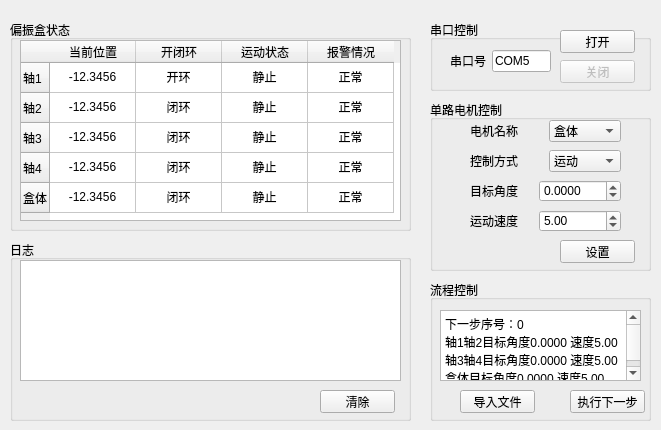
<?xml version="1.0" encoding="UTF-8"?>
<ui version="4.0">
 <class>Form</class>
 <widget class="QWidget" name="Form">
  <property name="geometry">
   <rect>
    <x>0</x>
    <y>0</y>
    <width>661</width>
    <height>430</height>
   </rect>
  </property>
  <property name="windowTitle">
   <string>转台控制程序</string>
  </property>
  <widget class="QGroupBox" name="groupBox">
   <property name="geometry">
    <rect>
     <x>430</x>
     <y>20</y>
     <width>221</width>
     <height>71</height>
    </rect>
   </property>
   <property name="title">
    <string>串口控制</string>
   </property>
   <widget class="QPushButton" name="pushButton_closeport">
    <property name="enabled">
     <bool>false</bool>
    </property>
    <property name="geometry">
     <rect>
      <x>130</x>
      <y>40</y>
      <width>75</width>
      <height>23</height>
     </rect>
    </property>
    <property name="text">
     <string>关闭</string>
    </property>
   </widget>
   <widget class="QPushButton" name="pushButton_openport">
    <property name="geometry">
     <rect>
      <x>130</x>
      <y>10</y>
      <width>75</width>
      <height>23</height>
     </rect>
    </property>
    <property name="text">
     <string>打开</string>
    </property>
   </widget>
   <widget class="QWidget" name="layoutWidget">
    <property name="geometry">
     <rect>
      <x>20</x>
      <y>30</y>
      <width>101</width>
      <height>22</height>
     </rect>
    </property>
    <layout class="QHBoxLayout" name="horizontalLayout_5">
     <item>
      <widget class="QLabel" name="label_5">
       <property name="text">
        <string>串口号</string>
       </property>
      </widget>
     </item>
     <item>
      <widget class="QLineEdit" name="lineEdit_portnum">
       <property name="enabled">
        <bool>true</bool>
       </property>
       <property name="text">
        <string>COM5</string>
       </property>
       <property name="maxLength">
        <number>5</number>
       </property>
      </widget>
     </item>
    </layout>
   </widget>
  </widget>
  <widget class="QGroupBox" name="groupBox_2">
   <property name="geometry">
    <rect>
     <x>10</x>
     <y>20</y>
     <width>401</width>
     <height>211</height>
    </rect>
   </property>
   <property name="title">
    <string>偏振盒状态</string>
   </property>
   <widget class="QTableWidget" name="tableWidget_stat">
    <property name="geometry">
     <rect>
      <x>10</x>
      <y>20</y>
      <width>381</width>
      <height>181</height>
     </rect>
    </property>
    <property name="frameShadow">
     <enum>QFrame::Sunken</enum>
    </property>
    <property name="midLineWidth">
     <number>1</number>
    </property>
    <attribute name="horizontalHeaderDefaultSectionSize">
     <number>86</number>
    </attribute>
    <row>
     <property name="text">
      <string>轴1</string>
     </property>
    </row>
    <row>
     <property name="text">
      <string>轴2</string>
     </property>
    </row>
    <row>
     <property name="text">
      <string>轴3</string>
     </property>
    </row>
    <row>
     <property name="text">
      <string>轴4</string>
     </property>
    </row>
    <row>
     <property name="text">
      <string>盒体</string>
     </property>
    </row>
    <column>
     <property name="text">
      <string>当前位置</string>
     </property>
    </column>
    <column>
     <property name="text">
      <string>开闭环</string>
     </property>
    </column>
    <column>
     <property name="text">
      <string>运动状态</string>
     </property>
    </column>
    <column>
     <property name="text">
      <string>报警情况</string>
     </property>
    </column>
    <item row="0" column="0">
     <property name="text">
      <string>-12.3456</string>
     </property>
     <property name="textAlignment">
      <set>AlignCenter</set>
     </property>
    </item>
    <item row="0" column="1">
     <property name="text">
      <string>开环</string>
     </property>
     <property name="textAlignment">
      <set>AlignCenter</set>
     </property>
    </item>
    <item row="0" column="2">
     <property name="text">
      <string>静止</string>
     </property>
     <property name="textAlignment">
      <set>AlignCenter</set>
     </property>
    </item>
    <item row="0" column="3">
     <property name="text">
      <string>正常</string>
     </property>
     <property name="textAlignment">
      <set>AlignCenter</set>
     </property>
    </item>
    <item row="1" column="0">
     <property name="text">
      <string>-12.3456</string>
     </property>
     <property name="textAlignment">
      <set>AlignCenter</set>
     </property>
    </item>
    <item row="1" column="1">
     <property name="text">
      <string>闭环</string>
     </property>
     <property name="textAlignment">
      <set>AlignCenter</set>
     </property>
    </item>
    <item row="1" column="2">
     <property name="text">
      <string>静止</string>
     </property>
     <property name="textAlignment">
      <set>AlignCenter</set>
     </property>
    </item>
    <item row="1" column="3">
     <property name="text">
      <string>正常</string>
     </property>
     <property name="textAlignment">
      <set>AlignCenter</set>
     </property>
    </item>
    <item row="2" column="0">
     <property name="text">
      <string>-12.3456</string>
     </property>
     <property name="textAlignment">
      <set>AlignCenter</set>
     </property>
    </item>
    <item row="2" column="1">
     <property name="text">
      <string>闭环</string>
     </property>
     <property name="textAlignment">
      <set>AlignCenter</set>
     </property>
    </item>
    <item row="2" column="2">
     <property name="text">
      <string>静止</string>
     </property>
     <property name="textAlignment">
      <set>AlignCenter</set>
     </property>
    </item>
    <item row="2" column="3">
     <property name="text">
      <string>正常</string>
     </property>
     <property name="textAlignment">
      <set>AlignCenter</set>
     </property>
    </item>
    <item row="3" column="0">
     <property name="text">
      <string>-12.3456</string>
     </property>
     <property name="textAlignment">
      <set>AlignCenter</set>
     </property>
    </item>
    <item row="3" column="1">
     <property name="text">
      <string>闭环</string>
     </property>
     <property name="textAlignment">
      <set>AlignCenter</set>
     </property>
    </item>
    <item row="3" column="2">
     <property name="text">
      <string>静止</string>
     </property>
     <property name="textAlignment">
      <set>AlignCenter</set>
     </property>
    </item>
    <item row="3" column="3">
     <property name="text">
      <string>正常</string>
     </property>
     <property name="textAlignment">
      <set>AlignCenter</set>
     </property>
    </item>
    <item row="4" column="0">
     <property name="text">
      <string>-12.3456</string>
     </property>
     <property name="textAlignment">
      <set>AlignCenter</set>
     </property>
    </item>
    <item row="4" column="1">
     <property name="text">
      <string>闭环</string>
     </property>
     <property name="textAlignment">
      <set>AlignCenter</set>
     </property>
    </item>
    <item row="4" column="2">
     <property name="text">
      <string>静止</string>
     </property>
     <property name="textAlignment">
      <set>AlignCenter</set>
     </property>
    </item>
    <item row="4" column="3">
     <property name="text">
      <string>正常</string>
     </property>
     <property name="textAlignment">
      <set>AlignCenter</set>
     </property>
    </item>
   </widget>
  </widget>
  <widget class="QGroupBox" name="groupBox_3">
   <property name="geometry">
    <rect>
     <x>430</x>
     <y>100</y>
     <width>221</width>
     <height>171</height>
    </rect>
   </property>
   <property name="title">
    <string>单路电机控制</string>
   </property>
   <widget class="QPushButton" name="pushButton_single_motor_run">
    <property name="geometry">
     <rect>
      <x>130</x>
      <y>140</y>
      <width>75</width>
      <height>23</height>
     </rect>
    </property>
    <property name="text">
     <string>设置</string>
    </property>
   </widget>
   <widget class="QWidget" name="layoutWidget">
    <property name="geometry">
     <rect>
      <x>40</x>
      <y>20</y>
      <width>151</width>
      <height>22</height>
     </rect>
    </property>
    <layout class="QHBoxLayout" name="horizontalLayout">
     <item>
      <widget class="QLabel" name="label">
       <property name="text">
        <string>电机名称</string>
       </property>
      </widget>
     </item>
     <item>
      <widget class="QComboBox" name="comboBox_single_motor_name">
       <item>
        <property name="text">
         <string>盒体</string>
        </property>
       </item>
       <item>
        <property name="text">
         <string>轴1轴2</string>
        </property>
       </item>
       <item>
        <property name="text">
         <string>轴3轴4</string>
        </property>
       </item>
      </widget>
     </item>
    </layout>
   </widget>
   <widget class="QWidget" name="layoutWidget">
    <property name="geometry">
     <rect>
      <x>40</x>
      <y>50</y>
      <width>151</width>
      <height>22</height>
     </rect>
    </property>
    <layout class="QHBoxLayout" name="horizontalLayout_2">
     <item>
      <widget class="QLabel" name="label_2">
       <property name="text">
        <string>控制方式</string>
       </property>
      </widget>
     </item>
     <item>
      <widget class="QComboBox" name="comboBox_single_motor_ctrl">
       <property name="currentIndex">
        <number>3</number>
       </property>
       <item>
        <property name="text">
         <string>闭环</string>
        </property>
       </item>
       <item>
        <property name="text">
         <string>开环</string>
        </property>
       </item>
       <item>
        <property name="text">
         <string>停车</string>
        </property>
       </item>
       <item>
        <property name="text">
         <string>运动</string>
        </property>
       </item>
      </widget>
     </item>
    </layout>
   </widget>
   <widget class="QWidget" name="layoutWidget">
    <property name="geometry">
     <rect>
      <x>40</x>
      <y>80</y>
      <width>151</width>
      <height>22</height>
     </rect>
    </property>
    <layout class="QHBoxLayout" name="horizontalLayout_3">
     <item>
      <widget class="QLabel" name="label_3">
       <property name="text">
        <string>目标角度</string>
       </property>
      </widget>
     </item>
     <item>
      <widget class="QDoubleSpinBox" name="doubleSpinBox_single_motor_angel">
       <property name="minimumSize">
        <size>
         <width>82</width>
         <height>0</height>
        </size>
       </property>
       <property name="decimals">
        <number>4</number>
       </property>
       <property name="minimum">
        <double>-200.000000000000000</double>
       </property>
       <property name="maximum">
        <double>200.000000000000000</double>
       </property>
       <property name="singleStep">
        <double>1.000000000000000</double>
       </property>
       <property name="value">
        <double>0.000000000000000</double>
       </property>
      </widget>
     </item>
    </layout>
   </widget>
   <widget class="QWidget" name="layoutWidget">
    <property name="geometry">
     <rect>
      <x>40</x>
      <y>110</y>
      <width>151</width>
      <height>22</height>
     </rect>
    </property>
    <layout class="QHBoxLayout" name="horizontalLayout_4">
     <item>
      <widget class="QLabel" name="label_4">
       <property name="text">
        <string>运动速度</string>
       </property>
      </widget>
     </item>
     <item>
      <widget class="QDoubleSpinBox" name="doubleSpinBox_single_motor_speed">
       <property name="minimumSize">
        <size>
         <width>82</width>
         <height>0</height>
        </size>
       </property>
       <property name="alignment">
        <set>Qt::AlignLeading|Qt::AlignLeft|Qt::AlignVCenter</set>
       </property>
       <property name="decimals">
        <number>2</number>
       </property>
       <property name="minimum">
        <double>0.000000000000000</double>
       </property>
       <property name="maximum">
        <double>6.000000000000000</double>
       </property>
       <property name="singleStep">
        <double>1.000000000000000</double>
       </property>
       <property name="value">
        <double>5.000000000000000</double>
       </property>
      </widget>
     </item>
    </layout>
   </widget>
  </widget>
  <widget class="QGroupBox" name="groupBox_4">
   <property name="geometry">
    <rect>
     <x>430</x>
     <y>280</y>
     <width>221</width>
     <height>141</height>
    </rect>
   </property>
   <property name="title">
    <string>流程控制</string>
   </property>
   <widget class="QTextEdit" name="textEdit">
    <property name="geometry">
     <rect>
      <x>10</x>
      <y>30</y>
      <width>201</width>
      <height>71</height>
     </rect>
    </property>
    <property name="html">
     <string>&lt;!DOCTYPE HTML PUBLIC &quot;-//W3C//DTD HTML 4.0//EN&quot; &quot;http://www.w3.org/TR/REC-html40/strict.dtd&quot;&gt;
&lt;html&gt;&lt;head&gt;&lt;meta name=&quot;qrichtext&quot; content=&quot;1&quot; /&gt;&lt;style type=&quot;text/css&quot;&gt;
p, li { white-space: pre-wrap; }
&lt;/style&gt;&lt;/head&gt;&lt;body style=&quot; font-family:'SimSun'; font-size:9pt; font-weight:400; font-style:normal;&quot;&gt;
&lt;p style=&quot; margin-top:0px; margin-bottom:0px; margin-left:0px; margin-right:0px; -qt-block-indent:0; text-indent:0px;&quot;&gt;下一步序号：0 &lt;/p&gt;
&lt;p style=&quot; margin-top:0px; margin-bottom:0px; margin-left:0px; margin-right:0px; -qt-block-indent:0; text-indent:0px;&quot;&gt;轴1轴2目标角度0.0000 速度5.00 &lt;/p&gt;
&lt;p style=&quot; margin-top:0px; margin-bottom:0px; margin-left:0px; margin-right:0px; -qt-block-indent:0; text-indent:0px;&quot;&gt;轴3轴4目标角度0.0000 速度5.00 &lt;/p&gt;
&lt;p style=&quot; margin-top:0px; margin-bottom:0px; margin-left:0px; margin-right:0px; -qt-block-indent:0; text-indent:0px;&quot;&gt;盒体目标角度0.0000 速度5.00 &lt;/p&gt;&lt;/body&gt;&lt;/html&gt;</string>
    </property>
   </widget>
   <widget class="QPushButton" name="pushButton_flow_file">
    <property name="geometry">
     <rect>
      <x>30</x>
      <y>110</y>
      <width>75</width>
      <height>23</height>
     </rect>
    </property>
    <property name="text">
     <string>导入文件</string>
    </property>
   </widget>
   <widget class="QPushButton" name="pushButton_flow_next">
    <property name="geometry">
     <rect>
      <x>140</x>
      <y>110</y>
      <width>75</width>
      <height>23</height>
     </rect>
    </property>
    <property name="text">
     <string>执行下一步</string>
    </property>
   </widget>
  </widget>
  <widget class="QGroupBox" name="groupBox_5">
   <property name="geometry">
    <rect>
     <x>10</x>
     <y>240</y>
     <width>401</width>
     <height>181</height>
    </rect>
   </property>
   <property name="title">
    <string>日志</string>
   </property>
   <widget class="QTextEdit" name="textEdit_log">
    <property name="geometry">
     <rect>
      <x>10</x>
      <y>20</y>
      <width>381</width>
      <height>121</height>
     </rect>
    </property>
   </widget>
   <widget class="QPushButton" name="pushButton_log_clear">
    <property name="geometry">
     <rect>
      <x>310</x>
      <y>150</y>
      <width>75</width>
      <height>23</height>
     </rect>
    </property>
    <property name="text">
     <string>清除</string>
    </property>
   </widget>
  </widget>
 </widget>
 <tabstops>
  <tabstop>lineEdit_portnum</tabstop>
  <tabstop>pushButton_openport</tabstop>
  <tabstop>comboBox_single_motor_name</tabstop>
  <tabstop>comboBox_single_motor_ctrl</tabstop>
  <tabstop>doubleSpinBox_single_motor_angel</tabstop>
  <tabstop>doubleSpinBox_single_motor_speed</tabstop>
  <tabstop>pushButton_single_motor_run</tabstop>
  <tabstop>textEdit</tabstop>
  <tabstop>pushButton_flow_file</tabstop>
  <tabstop>pushButton_flow_next</tabstop>
  <tabstop>tableWidget_stat</tabstop>
  <tabstop>textEdit_log</tabstop>
  <tabstop>pushButton_log_clear</tabstop>
 </tabstops>
 <resources/>
 <connections>
  <connection>
   <sender>pushButton_log_clear</sender>
   <signal>clicked()</signal>
   <receiver>Form</receiver>
   <slot>click_log_clear()</slot>
   <hints>
    <hint type="sourcelabel">
     <x>374</x>
     <y>404</y>
    </hint>
    <hint type="destinationlabel">
     <x>420</x>
     <y>419</y>
    </hint>
   </hints>
  </connection>
  <connection>
   <sender>pushButton_openport</sender>
   <signal>clicked()</signal>
   <receiver>Form</receiver>
   <slot>click_pushButton_openport()</slot>
   <hints>
    <hint type="sourcelabel">
     <x>597</x>
     <y>52</y>
    </hint>
    <hint type="destinationlabel">
     <x>645</x>
     <y>16</y>
    </hint>
   </hints>
  </connection>
  <connection>
   <sender>pushButton_closeport</sender>
   <signal>clicked()</signal>
   <receiver>Form</receiver>
   <slot>click_pushButton_closeport()</slot>
   <hints>
    <hint type="sourcelabel">
     <x>618</x>
     <y>71</y>
    </hint>
    <hint type="destinationlabel">
     <x>654</x>
     <y>90</y>
    </hint>
   </hints>
  </connection>
  <connection>
   <sender>pushButton_single_motor_run</sender>
   <signal>clicked()</signal>
   <receiver>Form</receiver>
   <slot>click_pushButton_single_motor_run()</slot>
   <hints>
    <hint type="sourcelabel">
     <x>605</x>
     <y>253</y>
    </hint>
    <hint type="destinationlabel">
     <x>660</x>
     <y>250</y>
    </hint>
   </hints>
  </connection>
 </connections>
 <slots>
  <slot>click_log_clear()</slot>
  <slot>click_pushButton_openport()</slot>
  <slot>click_pushButton_closeport()</slot>
  <slot>click_pushButton_single_motor_run()</slot>
 </slots>
</ui>
